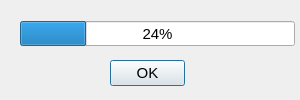
<?xml version="1.0" encoding="UTF-8"?>
<ui version="4.0">
 <class>Dialog_prog_bar</class>
 <widget class="QDialog" name="Dialog_prog_bar">
  <property name="geometry">
   <rect>
    <x>0</x>
    <y>0</y>
    <width>300</width>
    <height>100</height>
   </rect>
  </property>
  <property name="minimumSize">
   <size>
    <width>300</width>
    <height>100</height>
   </size>
  </property>
  <property name="maximumSize">
   <size>
    <width>300</width>
    <height>100</height>
   </size>
  </property>
  <property name="windowTitle">
   <string>Dialog</string>
  </property>
  <property name="toolTip">
   <string notr="true"/>
  </property>
  <property name="statusTip">
   <string notr="true"/>
  </property>
  <property name="whatsThis">
   <string notr="true"/>
  </property>
  <widget class="QPushButton" name="pushButton_OK">
   <property name="geometry">
    <rect>
     <x>110</x>
     <y>60</y>
     <width>75</width>
     <height>26</height>
    </rect>
   </property>
   <property name="font">
    <font>
     <pointsize>11</pointsize>
    </font>
   </property>
   <property name="text">
    <string>OK</string>
   </property>
  </widget>
  <widget class="QProgressBar" name="progressBar">
   <property name="geometry">
    <rect>
     <x>20</x>
     <y>21</y>
     <width>275</width>
     <height>25</height>
    </rect>
   </property>
   <property name="minimumSize">
    <size>
     <width>275</width>
     <height>25</height>
    </size>
   </property>
   <property name="maximumSize">
    <size>
     <width>275</width>
     <height>25</height>
    </size>
   </property>
   <property name="font">
    <font>
     <pointsize>11</pointsize>
    </font>
   </property>
   <property name="value">
    <number>24</number>
   </property>
  </widget>
 </widget>
 <resources/>
 <connections/>
</ui>
